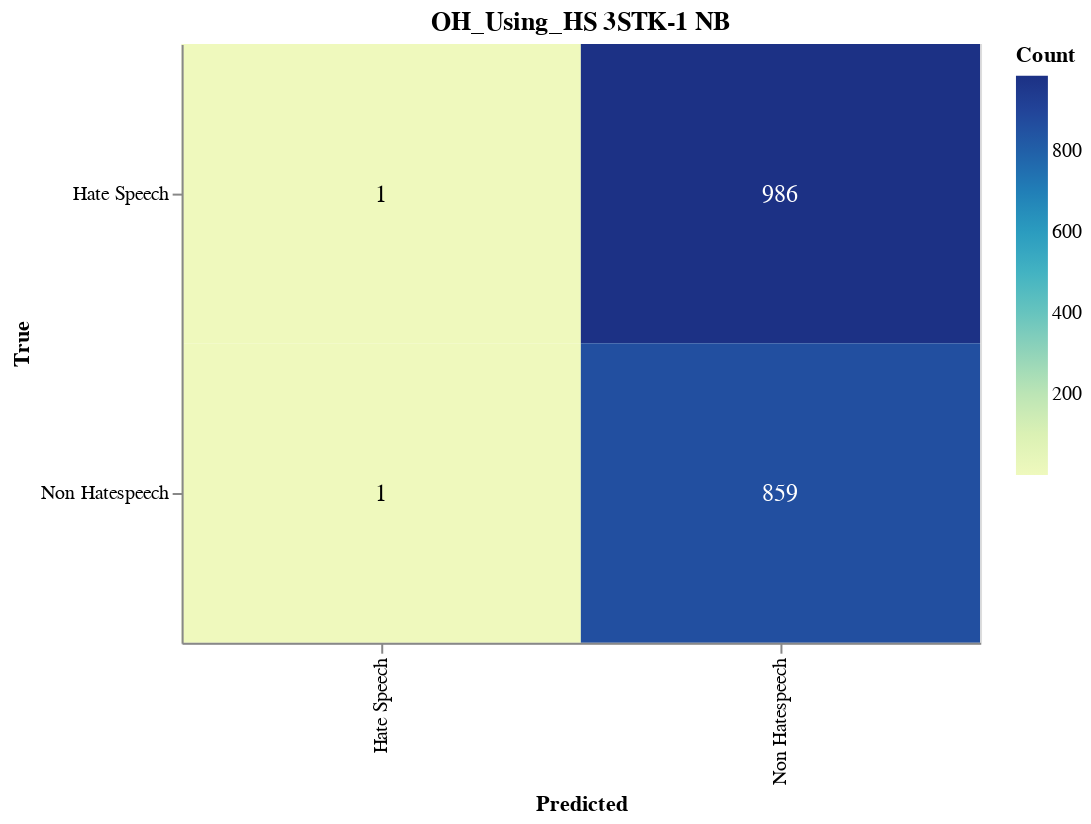

The code cell stored with this chart in its notebook:
### Markdown cell above
#### Save Confusion Matrix

### Code cell
import altair as alt
import altair_saver
import pandas as pd
from sklearn.metrics import confusion_matrix

# Calculate the confusion matrix
cm = confusion_matrix(true_labels, adjusted_predictions)

# Define class names
class_names = ['Hate Speech', 'Non Hatespeech']

# Convert confusion matrix to DataFrame
cm_df = pd.DataFrame(cm, index=class_names, columns=class_names).reset_index().melt(id_vars='index')
cm_df.columns = ['True', 'Predicted', 'Count']

# Ensure the order of categories
cm_df['True'] = pd.Categorical(cm_df['True'], categories=class_names, ordered=True)
cm_df['Predicted'] = pd.Categorical(cm_df['Predicted'], categories=class_names, ordered=True)

# Create the Altair plot
heatmap = alt.Chart(cm_df).mark_rect().encode(
    x=alt.X('Predicted:O', sort=class_names),
    y=alt.Y('True:O', sort=class_names),
    color='Count:Q',
    tooltip=['True', 'Predicted', 'Count']
).properties(
    width=400,
    height=300,
    title='OH_Using_HS 3STK-1 NB'
)

# Add text labels
text = heatmap.mark_text(
    align='center',
    baseline='middle',
    fontSize=12
).encode(
    text='Count:Q',
    color=alt.condition(
        alt.datum.Count > cm.max() / 2,
        alt.value('white'),
        alt.value('black')
    )
)

# Combine heatmap and text
final_chart = heatmap + text

# Display the plot
final_chart.show()

### Figure 1 — Vega-Lite specification as saved in the notebook (floating-point values rounded to 4 significant figures)
{"config": {"view": {"continuousWidth": 300, "continuousHeight": 300}}, "layer": [{"mark": {"type": "rect"}, "encoding": {"color": {"field": "Count", "type": "quantitative"}, "tooltip": [{"field": "True", "type": "ordinal"}, {"field": "Predicted", "type": "ordinal"}, {"field": "Count", "type": "quantitative"}], "x": {"field": "Predicted", "sort": ["Hate Speech", "Non Hatespeech"], "type": "ordinal"}, "y": {"field": "True", "sort": ["Hate Speech", "Non Hatespeech"], "type": "ordinal"}}, "title": "OH_Using_HS 3STK-1 NB"}, {"mark": {"type": "text", "align": "center", "baseline": "middle", "fontSize": 12}, "encoding": {"color": {"condition": {"test": "(datum.Count > 493.0)", "value": "white"}, "value": "black"}, "text": {"field": "Count", "type": "quantitative"}, "tooltip": [{"field": "True", "type": "ordinal"}, {"field": "Predicted", "type": "ordinal"}, {"field": "Count", "type": "quantitative"}], "x": {"field": "Predicted", "sort": ["Hate Speech", "Non Hatespeech"], "type": "ordinal"}, "y": {"field": "True", "sort": ["Hate Speech", "Non Hatespeech"], "type": "ordinal"}}, "title": "OH_Using_HS 3STK-1 NB"}], "data": {"name": "data-36d28a50b9a422a4cb3ce9614504b013"}, "height": 300, "width": 400, "$schema": "https://vega.github.io/schema/vega-lite/v5.17.0.json", "datasets": {"data-36d28a50b9a422a4cb3ce9614504b013": [{"True": "Hate Speech", "Predicted": "Hate Speech", "Count": 1}, {"True": "Non Hatespeech", "Predicted": "Hate Speech", "Count": 1}, {"True": "Hate Speech", "Predicted": "Non Hatespeech", "Count": 986}, {"True": "Non Hatespeech", "Predicted": "Non Hatespeech", "Count": 859}]}}
